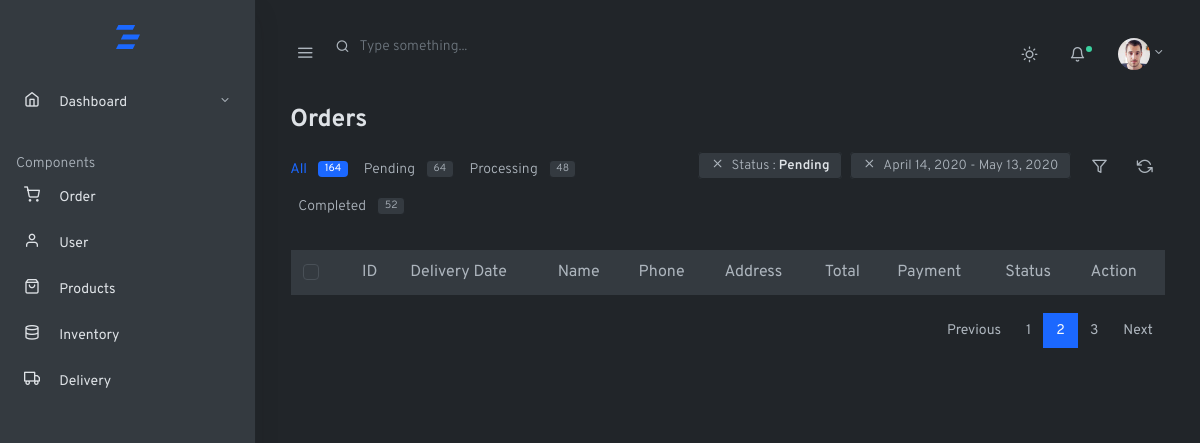
Page /admin/dark/page-orders.php (signed in) on the earlier database version.
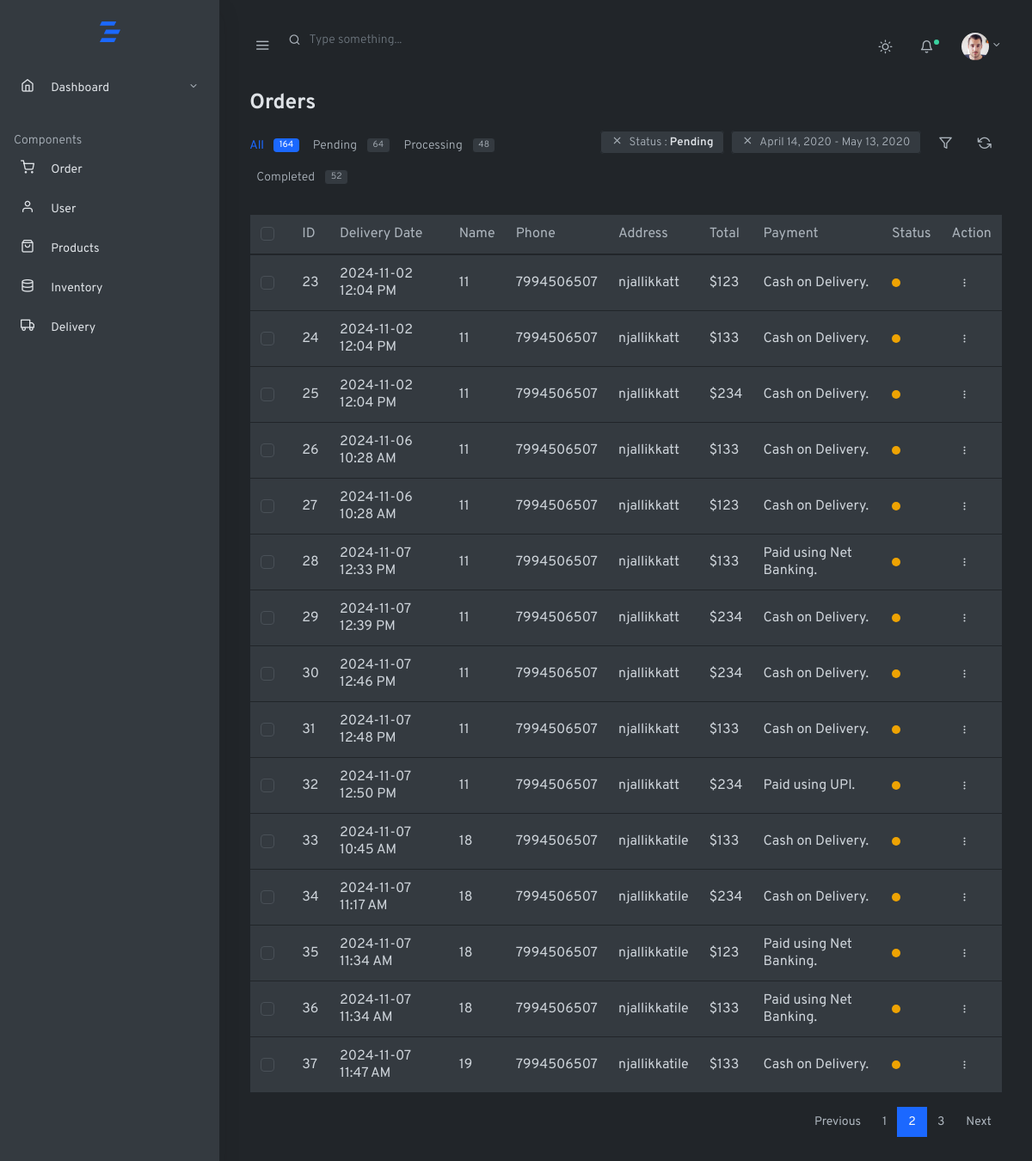
Same page on the later database version.
### tables this page shows
CREATE TABLE `delivery_table` (
  `did` int(100) NOT NULL,
  `product_id` int(100) NOT NULL,
  `user_id` varchar(100) NOT NULL,
  `product_quantity` varchar(100) NOT NULL,
  `price` varchar(100) NOT NULL,
  `address` varchar(100) NOT NULL,
  `phone_no` varchar(10) NOT NULL,
  `deliveryperson_id` varchar(100) NOT NULL,
  `delivery_date_time` datetime NOT NULL DEFAULT current_timestamp(),
  `status` varchar(100) NOT NULL,
  `payment_details` varchar(100) NOT NULL,
  `payment_status` varchar(100) NOT NULL,
  `delivery_dispacted_time` datetime DEFAULT NULL,
  `delivery_delivered_time` datetime DEFAULT NULL
);

### admin/dark/page-orders.php (the view, shortened to what the changed rows need)
<!doctype html>
<html lang="en">
<head>
  <link rel="stylesheet" href="css/simplebar.css">
  <link rel="stylesheet" href="css/feather.css">
  <link rel="stylesheet" href="css/daterangepicker.css">
  <link rel="stylesheet" href="css/app-light.css" id="lightTheme" disabled>
  <link rel="stylesheet" href="css/app-dark.css" id="darkTheme">
</head>
<body class="vertical  dark  ">
  <div class="wrapper">
      <main role="main" class="main-content">
        <div class="container-fluid">
          <div class="row justify-content-center">
            <div class="col-12">
              <h2 class="h3 mb-3 page-title">Orders</h2>
              <?php
              include $_SERVER['DOCUMENT_ROOT'] . '/SweetStream/php/db_connection.php';
              try {
                  $pdo = new PDO("mysql:host=$host;dbname=$dbname", $user, $password);
                  $pdo->setAttribute(PDO::ATTR_ERRMODE, PDO::ERRMODE_EXCEPTION);
                  $stmt = $pdo->query("SELECT * FROM delivery_table");
                  $orders = $stmt->fetchAll(PDO::FETCH_ASSOC);
              } catch (PDOException $e) {
                  echo json_encode(['success' => false, 'message' => 'Could not connect to the database: ' . $e->getMessage()]);
                  exit;
              }
              ?>
              <table class="table border table-hover bg-white">
                  <thead>
                      <tr role="row">
                          <th>
                              <div class="custom-control custom-checkbox">
                              </div>
                          </th>
                          <th>ID</th>
                          <th>Delivery Date</th>
                          <th>Name</th>
                          <th>Phone</th>
                          <th>Address</th>
                          <th>Total</th>
                          <th>Payment</th>
                          <th>Status</th>
                          <th>Action</th>
                      </tr>
                  </thead>
                  <tbody>
                      <?php foreach ($orders as $order): ?>
                      <tr>
                          <td class="align-center">
                              <div class="custom-control custom-checkbox">
                              </div>
                          </td>
                          <td><?php echo htmlspecialchars($order['did']); ?></td>
                          <td>
                              <?php
                              $dateTime = new DateTime($order['delivery_date_time']);
                              echo $dateTime->format('Y-m-d h:i A');
                              ?>
                          </td>
                          <td><?php echo htmlspecialchars($order['user_id']); ?></td>
                          <td><?php echo htmlspecialchars($order['phone_no']); ?></td>
                          <td><?php echo htmlspecialchars($order['address']); ?></td>
                          <td><?php echo htmlspecialchars('$' . $order['price']); ?></td>
                          <td><?php echo htmlspecialchars($order['payment_details']); ?></td>
                          <td><span class="dot dot-lg <?php echo $order['status'] === 'completed' ? 'bg-success' : 'bg-warning'; ?> mr-2"></span></td>
                          <td>
                              <div class="dropdown">
                                  <button class="btn btn-sm dropdown-toggle more-vertical" type="button" data-toggle="dropdown" aria-haspopup="true" aria-expanded="false">
                                  </button>
                              </div>
                          </td>
                      </tr>
                      <?php endforeach; ?>
                  </tbody>
              </table>
            </div>
          </div>
        </div>
      </main>
    </div>
  </body>
</html>

Differences in the rows shown:
added delivery_table: did "23", delivery_date_time "2024-11-02 12:04 PM", user "11", phone_no "7994506507", address "njallikkatt", price "$123", payment_details "Cash on Delivery."
added delivery_table: did "24", delivery_date_time "2024-11-02 12:04 PM", user "11", phone_no "7994506507", address "njallikkatt", price "$133", payment_details "Cash on Delivery."
added delivery_table: did "25", delivery_date_time "2024-11-02 12:04 PM", user "11", phone_no "7994506507", address "njallikkatt", price "$234", payment_details "Cash on Delivery."
added delivery_table: did "26", delivery_date_time "2024-11-06 10:28 AM", user "11", phone_no "7994506507", address "njallikkatt", price "$133", payment_details "Cash on Delivery."
added delivery_table: did "27", delivery_date_time "2024-11-06 10:28 AM", user "11", phone_no "7994506507", address "njallikkatt", price "$123", payment_details "Cash on Delivery."
added delivery_table: did "28", delivery_date_time "2024-11-07 12:33 PM", user "11", phone_no "7994506507", address "njallikkatt", price "$133", payment_details "Paid using Net Banking."
added delivery_table: did "29", delivery_date_time "2024-11-07 12:39 PM", user "11", phone_no "7994506507", address "njallikkatt", price "$234", payment_details "Cash on Delivery."
added delivery_table: did "30", delivery_date_time "2024-11-07 12:46 PM", user "11", phone_no "7994506507", address "njallikkatt", price "$234", payment_details "Cash on Delivery."
added delivery_table: did "31", delivery_date_time "2024-11-07 12:48 PM", user "11", phone_no "7994506507", address "njallikkatt", price "$133", payment_details "Cash on Delivery."
added delivery_table: did "32", delivery_date_time "2024-11-07 12:50 PM", user "11", phone_no "7994506507", address "njallikkatt", price "$234", payment_details "Paid using UPI."
added delivery_table: did "33", delivery_date_time "2024-11-07 10:45 AM", user "18", phone_no "7994506507", address "njallikkatile", price "$133", payment_details "Cash on Delivery."
added delivery_table: did "34", delivery_date_time "2024-11-07 11:17 AM", user "18", phone_no "7994506507", address "njallikkatile", price "$234", payment_details "Cash on Delivery."
added delivery_table: did "35", delivery_date_time "2024-11-07 11:34 AM", user "18", phone_no "7994506507", address "njallikkatile", price "$123", payment_details "Paid using Net Banking."
added delivery_table: did "36", delivery_date_time "2024-11-07 11:34 AM", user "18", phone_no "7994506507", address "njallikkatile", price "$133", payment_details "Paid using Net Banking."
added delivery_table: did "37", delivery_date_time "2024-11-07 11:47 AM", user "19", phone_no "7994506507", address "njallikkatile", price "$133", payment_details "Cash on Delivery."
